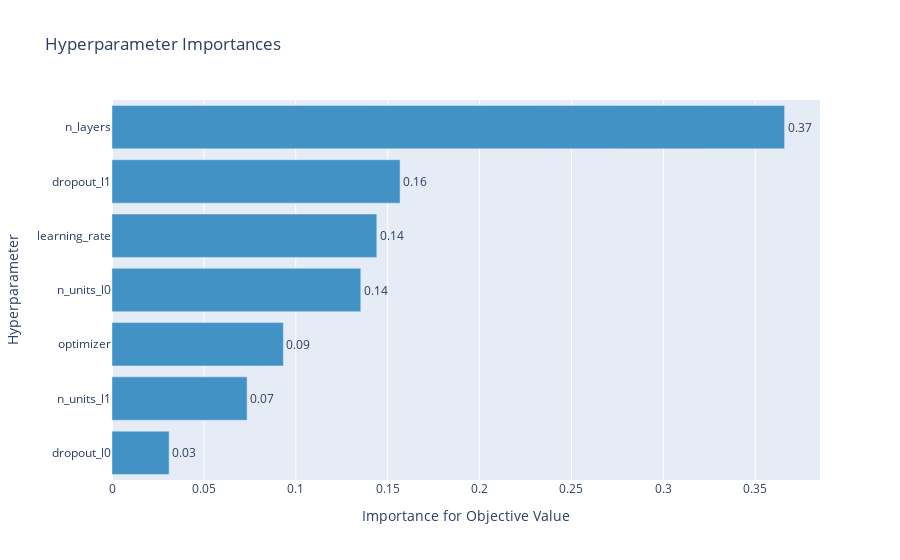

Notebook source saved alongside this figure:
### Code cell
optuna.visualization.plot_param_importances(study)

### Figure 1 — Plotly figure (JSON) as saved in the notebook; plotly's stock layout.template omitted (floating-point values rounded to 4 significant figures)
{"data": [{"cliponaxis": false, "hovertemplate": ["dropout_l0 (FloatDistribution): 0.031089789839675152<extra></extra>", "n_units_l1 (IntDistribution): 0.07350457325002618<extra></extra>", "optimizer (CategoricalDistribution): 0.0932525244387595<extra></extra>", "n_units_l0 (IntDistribution): 0.13537114927506805<extra></extra>", "learning_rate (FloatDistribution): 0.14408737344979095<extra></extra>", "dropout_l1 (FloatDistribution): 0.1567408005142689<extra></extra>", "n_layers (IntDistribution): 0.3659537892324114<extra></extra>"], "marker": {"color": "rgb(66,146,198)"}, "orientation": "h", "text": ["0.03", "0.07", "0.09", "0.14", "0.14", "0.16", "0.37"], "textposition": "outside", "type": "bar", "x": [0.03109, 0.0735, 0.09325, 0.1354, 0.1441, 0.1567, 0.366], "y": ["dropout_l0", "n_units_l1", "optimizer", "n_units_l0", "learning_rate", "dropout_l1", "n_layers"]}], "layout": {"showlegend": false, "title": {"text": "Hyperparameter Importances"}, "xaxis": {"title": {"text": "Importance for Objective Value"}}, "yaxis": {"title": {"text": "Hyperparameter"}}}}
